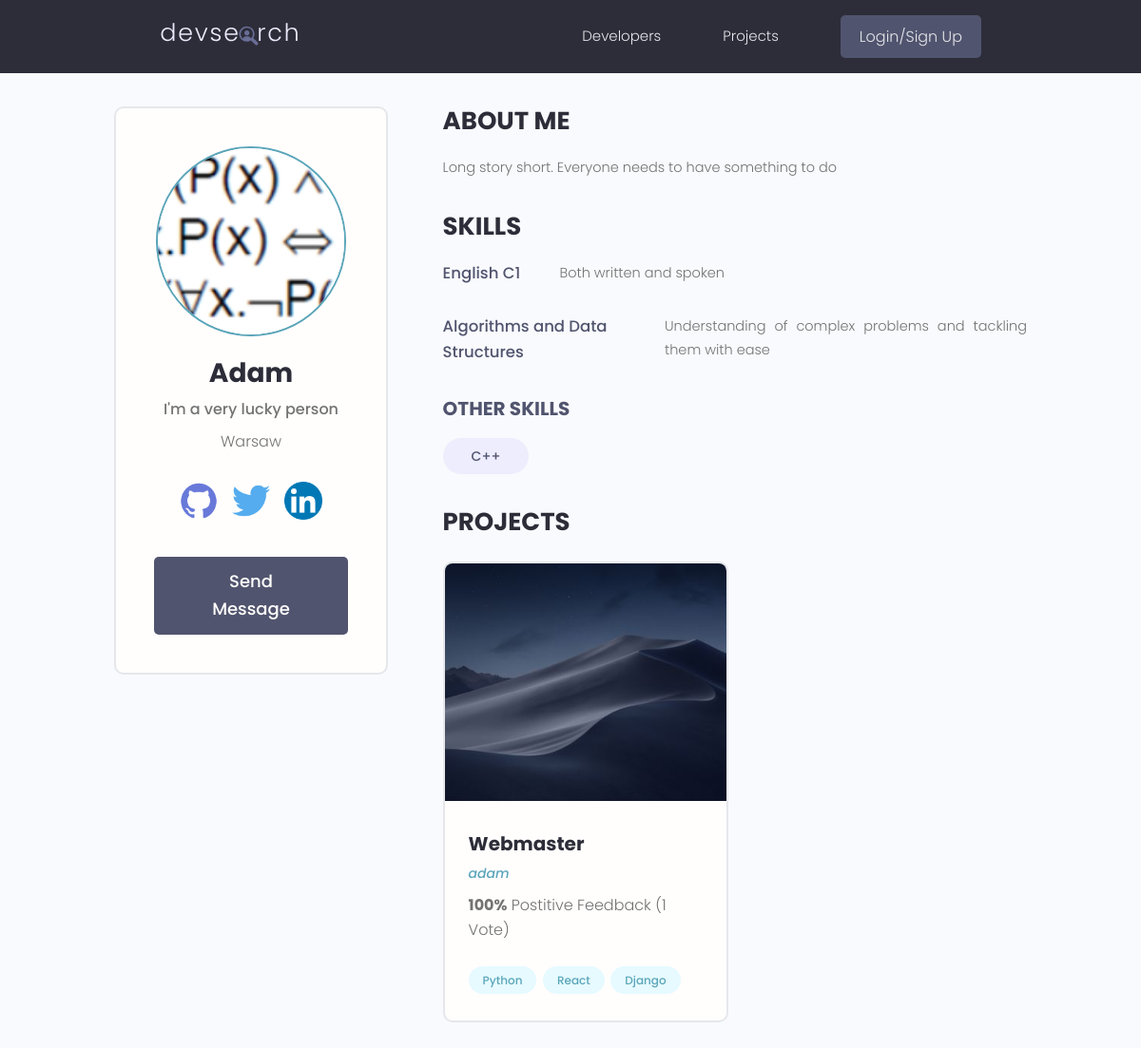
The page /profile/70d5b80d-a00b-4e36-b361-9cb70d463e31/ on the database its author committed.
### users/models.py (models this page shows, shortened)
class Profile(models.Model):
    user = models.OneToOneField(User, on_delete=models.CASCADE, null=True, blank=True)
    name = models.CharField(max_length=200, blank=True, null=True)
    email = models.EmailField(max_length=200, blank=True, null=True)
    username = models.CharField(max_length=200, blank=True, null=True)
    location = models.CharField(max_length=200, blank=True, null=True)
    short_intro = models.CharField(max_length=200, blank=True, null=True)
    bio = models.TextField(max_length=200, blank=True, null=True)
    profile_image = models.ImageField(null=True, blank=True, upload_to='profiles/', default='profiles/user-default.png')
    social_github = models.CharField(max_length=200, blank=True, null=True)
    social_twitter = models.CharField(max_length=200, blank=True, null=True)
    social_linkedin = models.CharField(max_length=200, blank=True, null=True)
    social_youtube = models.CharField(max_length=200, blank=True, null=True)
    social_website = models.CharField(max_length=200, blank=True, null=True)
    id = models.UUIDField(default=uuid.uuid4, primary_key=True, editable=False, unique=True)
    def __str__(self):
        return str(self.username)

class Skill(models.Model):
    owner = models.ForeignKey(Profile, on_delete=models.CASCADE, null=True, blank=True)
    name = models.CharField(max_length=200, blank=True, null=True)
    description = models.TextField(max_length=600, blank=True, null=True)
    created = models.DateTimeField(auto_now_add=True)
    id = models.UUIDField(default=uuid.uuid4, unique=True, primary_key=True, editable=False)

### projects/models.py (models this page shows, shortened)
class Project(models.Model):
    owner = models.ForeignKey(Profile, null=True, blank=True, on_delete=models.SET_NULL)
    title = models.CharField(max_length = 200)
    description = models.TextField(null=True, blank=True)
    featured_image = models.ImageField(null=True, blank=True, default="default.jpg")
    demo_link = models.CharField(max_length=200, null=True, blank=True)
    source_link = models.CharField(max_length=2000, null=True, blank=True)
    tags = models.ManyToManyField('Tag')
    vote_total = models.IntegerField(default=0, null=True, blank=True)
    vote_ratio = models.IntegerField(default=0, null=True, blank=True)
    created = models.DateTimeField(auto_now_add=True)
    id = models.UUIDField(default=uuid.uuid4, unique=True, primary_key=True, editable=False)
    class Meta:
        ordering = ["-vote_ratio", '-vote_total','title'] #Order of display

class Tag(models.Model):
    name = models.CharField(max_length=200)
    created = models.DateTimeField(auto_now_add=True)
    id = models.UUIDField(default=uuid.uuid4, unique=True, primary_key=True, editable=False)
    def __str__(self):
        return self.name

### users/views.py (the view)
# urls.py: path('profile/<str:pk>/', views.userProfile, name="user-profile"),
def userProfile(request, pk):
    profile = Profile.objects.get(id=pk)
    topSkills = profile.skill_set.exclude(description="")
    otherSkills = profile.skill_set.filter(description="")
    context = {'profile':profile, 'topSkills':topSkills, 'otherSkills':otherSkills}
    return render(request, 'users/user-profile.html', context)

### users/templates/users/user-profile.html (shortened to what this page needs)
{% extends 'main.html' %}
{% load static %}
{% block content %}
  <main class="profile my-md">
    <div class="container">
      <div class="layout">
        <div class="column column--1of3">
          <div class="card text-center">
            <div class="card__body dev">
              <img class="avatar avatar--xl" src="{{ profile.profile_image.url }}" />
              <h2 class="dev__name">{{profile.name}}</h2>
              <p class="dev__title">{{profile.short_intro}}</p>
              {% if profile.location %}
              <p class="dev__location">{{profile.location}}</p>
              {% endif %}
              <ul class="dev__social">
                {% if profile.social_github %}
                  <li>
                    <a title="Github" href="{{ profile.social_github }}" target="_blank"><img src="{% static 'images/icons/github.png' %}" style="max-width: 40px;"></a>
                  </li>
                {% endif %}
                {% if profile.social_twitter %}
                  <li>
                    <a title="Twitter" href="{{ profile.social_twitter }}" target="_blank"><img src="{% static 'images/icons/twitter.png' %}" style="max-width: 40px;"></a>
                  </li>
                {% endif %}
                {% if profile.social_linkedin %}
                  <li>
                    <a title="Linkedin" href="{{ profile.social_linkedin }}" target="_blank"><img src="{% static 'images/icons/linkedin.png' %}" style="max-width: 40px;"></a>
                  </li>
                {% endif %}
              </ul>
              {% if request.user.profile.id != profile.id %}
              <a href="{% url 'create-message' profile.id %}" class="btn btn--sub btn--lg">Send Message </a>
              {% endif %}
            </div>
          </div>
        </div>
        <div class="column column--2of3">
          <div class="devInfo">
            <h3 class="devInfo__title">About Me</h3>
            <p class="devInfo__about">
              {{profile.bio}}
            </p>
          </div>
          <div class="devInfo">
            <h3 class="devInfo__title">Skills</h3>
            <div class="devInfo__skills">
              {% for skill in topSkills %}
              <div class="devSkill">
                <h4 class="devSkill__title">{{skill.name}}</h4>
                <p class="devSkill__info">
                    {{ skill.description }}
                </p>
              </div>
              {% endfor %}
              {% if otherSkills %}
              <h3 class="devInfo__subtitle">Other Skills</h3>
              <div class="devInfo__otherSkills">
                {% for skill in otherSkills %}
                <span class="tag tag--pill tag--sub tag--lg">
                  <small>{{skill.name}}</small>
                </span>
                {% endfor %}
              </div>
              {% endif %}
            </div>
          </div>
          <div class="devInfo">
            <h3 class="devInfo__title">Projects</h3>
            <div class="grid grid--two">
                {% for project in profile.project_set.all %}
              <div class="column">
                <div class="card project">
                  <a href="{% url 'project' project.id %}" class="project">
                    <img class="project__thumbnail" style="min-width:450px;" src="{{ project.featured_image.url }}" alt="project thumbnail" />
                    <div class="card__body">
                      <h3 class="project__title">{{ project.title }}</h3>
                      <p><a class="project__author" href="profile.html">{{ project.owner }}</a></p>
                      <p class="project--rating">
                        <span style="font-weight: bold;">{{project.vote_ratio}}%</span> Postitive
                        Feedback ({{ project.vote_total }} Vote{{project.vote_total|pluralize:"s"}})
                      </p>
                      <div class="project__tags">
                        {% for tag in project.tags.all %}
                        <span class="tag tag--pill tag--main">
                          <small>{{tag}}</small>
                        </span>
                        {% endfor %}
                      </div>
                    </div>
                  </a>
                </div>
              </div>
                {% endfor %}
           </div>
          </div>
        </div>
      </div>
    </div>
  </main>
{% endblock %}

### static/styles/app.css (style rules this page uses)
:root { --color-sub: #2d2d39; }
.btn--sub { background-color: var(--color-sub-light); }
.card { border: 2px solid var(--color-light); }
img { width: 100%; }
.profile .card > .dev { padding: 4rem; }
.dev__name { color: var(--color-sub); font-size: 2.8rem; font-weight: 700; margin-top: 1rem; margin-bottom: 0.5rem; }
.dev__title { font-size: 1.6rem; font-weight: 500; line-height: 1.3; }
.dev__location { margin-top: 1rem; }
.dev__social { margin: 3rem 0; list-style: none; display: flex; justify-content: center; gap: 1.5rem; }
.devInfo { margin-bottom: 3rem; }
.devInfo__title, .devInfo__subtitle { font-size: 2.6rem; color: var(--color-sub); text-transform: uppercase; font-weight: 700; margin-bottom: 1.5rem; }
.devInfo__subtitle { font-size: 2rem; color: var(--color-sub-light); }
.devInfo__about, .devSkill__info { font-size: 1.45rem; line-height: 1.7; text-align: justify; }
.devSkill { margin-bottom: 3rem; }
.devSkill__title { font-size: 1.65rem; font-weight: 500; color: var(--color-sub-light); }
@media screen and (min-width: 700px) { .devSkill { display: flex; justify-content: space-between; gap: 3rem; } }
@media screen and (min-width: 700px) { .devSkill__info { flex-basis: 80%; } }
.project__author { font-size: 1.4rem; font-style: italic; }
.project--rating { margin-bottom: 1.6em; margin-top: .5em; }
.project__thumbnail { height: 25rem; object-fit: cover; object-position: top center; }
.project__title { font-size: 2rem; font-weight: 700; color: var(--color-sub); }

### static/uikit/styles/modules/_variables.css (style rules this page uses)
:root { --color-main: #5aa5b9; --color-main-light: #e6faff; --color-sub: #3f4156; --color-sub-light: #51546e; --color-sub-lighter: #ededfd; --color-text: #737373; --color-gray: #8b8b8b; --color-light: #e5e7eb; --color-light-gray: #767676; --color-bg: #f8fafd; --color-white: #fffefd; --color-white-light: #f3f3f3; --color-success: #359e64; --color-success-bg: #def8e8; --color-error: #fc4b0b; --color-error-bg: #fff2ee; --font-base: 'Poppins', arial, helvetica, 'Segoe UI', roboto, ubuntu, sans-serif; --font-monospace: 'Fira Code', 'Courier New', courier, monospace; --font-regular: 300; --font-medium: 500; --font-bold: 700; --generic-shadow: 1px 1px 5px #00000010; --generic-transition: all 0.3s ease-in-out; }

### static/uikit/styles/modules/_base.css (style rules this page uses)
* { margin: 0; padding: 0; box-sizing: border-box; text-rendering: optimizeLegibility; color: inherit; font-size: inherit; }
html { font-size: 50%; }
@media only screen and (min-width: 480px) { html { font-size: 56.25%; } }
@media only screen and (min-width: 1200px) { html { font-size: 62.5%; } }
body { line-height: 1.6; font-weight: 400; font-size: 1.5rem; color: var(--color-text); background-color: var(--color-bg); min-height: 100vh; }

### static/uikit/styles/modules/_typography.css (style rules this page uses)
* { font-family: var(--font-base); }
h2 { font-size: 3.6rem; font-weight: var(--font-bold); }
h3 { font-size: 3.2rem; font-weight: var(--font-medium); }
h4 { font-size: 2.8rem; font-weight: var(--font-medium); }
p, span, strong { font-size: 1.6rem; color: var(--color-text); font-weight: var(--font-regular); }
a { padding-bottom: 2px; text-decoration: none; display: inline-block; color: var(--color-main); font-weight: var(--font-medium); }

### static/uikit/styles/modules/_utilities.css (style rules this page uses)
.container { width: 92%; max-width: 165rem; margin: 0 auto; box-sizing: border-box; }
@media screen and (min-width: 1000px) { .container { width: 90%; } }
@media screen and (min-width: 1200px) { .container { width: 80%; } }
.text-center { text-align: center; }
.my-md { margin: 3rem auto; }

### static/uikit/styles/modules/_avatar.css (style rules this page uses)
.avatar { border-radius: 50%; border: 2px solid var(--color-main); object-fit: cover; }
.avatar--xl { height: 20rem; width: 20rem; }

### static/uikit/styles/modules/_button.css (style rules this page uses)
.btn { display: inline-block; position: relative; cursor: pointer; background-color: var(--color-light); font-weight: var(--font-medium); color: var(--color-sub); text-decoration: none; padding: 1rem 2rem; border-radius: 0.5rem; border: none; width: -webkit-fit-content; width: -moz-fit-content; width: fit-content; height: -webkit-fit-content; height: -moz-fit-content; height: fit-content; font-size: 1.6rem; outline-width: 0; outline-color: transparent; -webkit-backface-visibility: hidden; backface-visibility: hidden; transition: all 0.3s ease-in-out; }
.btn--sub { background-color: var(--color-sub); color: var(--color-white); }
.btn--lg { font-size: 1.8rem; padding: 1.2rem 4.5rem; }

### static/uikit/styles/modules/_card.css (style rules this page uses)
.card { border-radius: 1rem; background-color: var(--color-white); border: 1.5px solid var(--color-light); width: auto; height: auto; margin-top: 0.5rem; margin-bottom: 0.5rem; overflow: hidden; }
.card__body, .card__header { padding: 2rem 2.5rem; }

### rows shown on the page
Profile: profile_image (picture), name "Adam", short_intro "I'm a very lucky person", location "Warsaw", bio "Long story short. Everyone needs to have something to do"
Skill: name "English C1", description "Both written and spoken"
Skill: name "Algorithms and Data Structures", description "Understanding of complex problems and tackling them with ease"
Skill: name "C++"
Project: featured_image (picture), title "Webmaster", owner "adam", vote_ratio "100", vote_total "1"
Tag: name "Python"
Tag: name "React"
Tag: name "Django"
